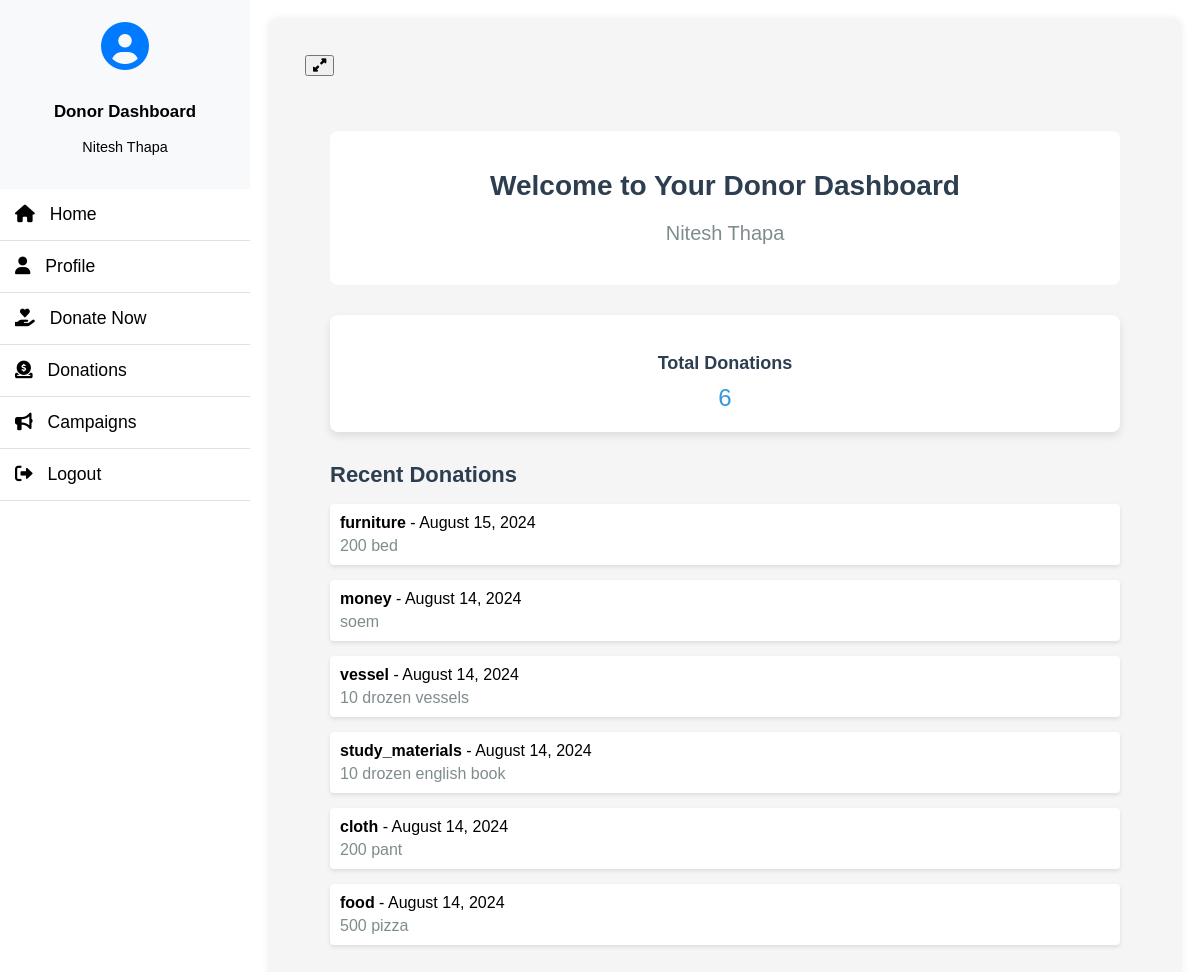
Page /donor/donor_home (signed in) on the committed database.
### donor_management/models.py (models this page shows, shortened)
class Donation(models.Model):
    STATUS_CHOICES = [
        ('success', 'Success'),
        ('pending', 'Pending'),
        ('failed', 'Failed')
    ]
    donor = models.ForeignKey(Donor, on_delete=models.CASCADE)
    donation_name = models.CharField(max_length=300, null=True)
    donation_pic = models.FileField(null=True)
    collection_loc = models.CharField(max_length=300, null=True)
    description = models.CharField(max_length=500, null=True)
    status = models.CharField(max_length=20, choices=STATUS_CHOICES, default='pending')
    admin_remarks = models.CharField(max_length=500, null=True)
    volunteer = models.ForeignKey(Volunteer, on_delete=models.CASCADE, null=True)
    volunteer_remarks = models.CharField(max_length=500, null=True)
    donation_area = models.ForeignKey(DonationArea, on_delete=models.CASCADE, null=True)
    donation_date = models.DateTimeField(auto_now_add=True)
    created_at = models.DateTimeField(auto_now_add=True)
    updated_at = models.DateTimeField(auto_now=True)

### donor_management/views.py (the view)
# urls.py: path('donor_home', views.donor_home, name='donor_home'),
def donor_home(request):
    donor = get_object_or_404(Donor, user=request.user)
    total_donations = Donation.objects.filter(donor=donor).count()
    recent_donations = Donation.objects.filter(donor=donor).order_by('-created_at')[:]
    context = {
        'total_donations': total_donations,
        'recent_donations': recent_donations,
    }
    return render(request, 'donor_management/donor_home.html', context)

### donor_management/templates/donor_management/donor_home.html (shortened to what this page needs)
{% extends "donor_management/donor_base.html" %}
{% block content %}
<div class="donor-dashboard-container">
    <div class="welcome-message">
        <h1>Welcome to Your Donor Dashboard</h1>
        <p class="donor-name">{{ user.first_name }} {{ user.last_name }}</p>
    </div>
    <div class="dashboard-summary">
        <div class="summary-card">
            <h3>Total Donations</h3>
            <p>{{ total_donations }}</p>
        </div>
    </div>
    <div class="recent-donations">
        <h2>Recent Donations</h2>
        <ul>
            {% for donation in recent_donations %}
            <li>
                <strong>{{ donation.donation_name }}</strong> - {{ donation.donation_date|date:"F d, Y" }}
                <p>{{ donation.description }}</p>
            </li>
            {% empty %}
            <li>No recent donations.</li>
            {% endfor %}
        </ul>
    </div>
</div>
{% endblock %}

### donor_management/templates/donor_management/donor_base.html (shortened to what this page needs)
<!DOCTYPE html>
<html lang="en">
<head>
    <link rel="stylesheet" href="https://cdnjs.cloudflare.com/ajax/libs/font-awesome/6.0.0-beta3/css/all.min.css">
</head>
<body>
    <div class="wrapper">
        <nav id="sidebar">
            <div class="sidebar-header">
                <div class="user-icon">
                    <i class="fas fa-user-circle"></i>
                </div>
                <div class="user-info">
                    <h3>Donor Dashboard</h3>
                    <p>{{ request.user.first_name }} {{ request.user.last_name }}</p>
                </div>
            </div>
            <ul class="list-unstyled components">
                <li><a href="{% url 'donor_home' %}"><i class="fas fa-home"></i> Home</a></li>
                <li><a href="{% url 'profile_donor' %}"><i class="fas fa-user"></i> Profile</a></li>
                <li><a href="{% url 'donate_now' %}"><i class="fas fa-hand-holding-heart"></i> Donate Now</a></li>
                <li><a href="{% url 'initiate_payment' %}"><i class="fas fa-donate"></i> Donations</a></li>
                <li><a href=""><i class="fas fa-bullhorn"></i> Campaigns</a></li>
                <li><a href="{% url 'logout' %}"><i class="fas fa-sign-out-alt"></i> Logout</a></li>
            </ul>
        </nav>
        <div id="content">
            <main>
                <nav class="navbar navbar-expand-lg navbar-light bg-light">
                    <div class="container-fluid">
                        <button type="button" id="sidebarCollapse" class="btn btn-info" style="color: black;">
                            <i class="fa-solid fa-up-right-and-down-left-from-center"></i>
                        </button>
                    </div>
                </nav>
                {% block content %}{% endblock %}
            </main>
        </div>
    </div>
<link rel="stylesheet" href="https://cdn.datatables.net/2.1.3/css/dataTables.dataTables.css">
<link rel="stylesheet" href="https://cdn.datatables.net/buttons/3.1.1/css/buttons.dataTables.css">
</body>
</html>

### donor_management/templates/donor_management/donor_home.html (style rules this page uses)
.donor-dashboard-container { margin: 20px; padding: 20px; border-radius: 8px; background-color: transparent; }
.welcome-message { margin-bottom: 30px; text-align: center; padding: 20px; border-radius: 8px; background-color: #ffffff; }
.welcome-message h1 { font-size: 28px; color: #2c3e50; margin-bottom: 10px; }
.donor-name { font-size: 20px; color: #7f8c8d; }
.dashboard-summary { margin-bottom: 30px; }
.summary-card { background-color: #ffffff; border-radius: 8px; box-shadow: 0 4px 8px rgba(0, 0, 0, 0.1); padding: 20px; text-align: center; }
.summary-card h3 { font-size: 18px; color: #2c3e50; margin-bottom: 10px; }
.summary-card p { font-size: 24px; color: #3498db; margin: 0; }
.recent-donations { margin-bottom: 30px; }
.recent-donations h2 { font-size: 22px; color: #2c3e50; margin-bottom: 15px; }
.recent-donations ul { list-style: none; padding: 0; }
.recent-donations li { margin-bottom: 15px; padding: 10px; background-color: #ffffff; border-radius: 4px; box-shadow: 0 2px 4px rgba(0, 0, 0, 0.1); }
.recent-donations li p { margin: 5px 0 0; color: #7f8c8d; }

### donor_management/templates/donor_management/donor_base.html (style rules this page uses)
body { font-family: 'Arial', sans-serif; background-color: #f8f9fa; margin: 0; padding: 0; overflow-x: hidden; }
.wrapper { display: flex; width: 100%; transition: margin-left 0.3s; }
#sidebar { min-width: 250px; max-width: 250px; background: #ffffff; color: #000000; transition: all 0.3s; position: fixed; height: 100%; overflow: auto; z-index: 1000; }
#sidebar .sidebar-header { padding: 20px; background: #f8f9fa; display: flex; align-items: center; justify-content: center; flex-direction: column; text-align: center; }
#sidebar .sidebar-header .user-icon { font-size: 3em; margin-bottom: 10px; color: #007bff; }
#sidebar .sidebar-header .user-info { color: #000; font-size: 0.9em; }
#sidebar ul.components { padding: 0; list-style: none; margin: 0; }
#sidebar ul li { border-bottom: 1px solid #e0e0e0; }
#sidebar ul li a { padding: 15px; display: block; color: #000; text-decoration: none; font-size: 1.1em; transition: background 0.3s; }
#sidebar ul li a i { margin-right: 10px; }
#content { width: 100%; padding: 20px; min-height: 100vh; margin-left: 250px; background-color: white; transition: margin-left 0.3s, width 0.3s; }
.navbar { padding: 15px; background: transparent; }
main { padding: 20px; background: whitesmoke; border-radius: 5px; box-shadow: 0 0 10px rgba(0, 0, 0, 0.1); min-height: calc(100vh - 56px); }

### rows in the picture
Donation: donation_name "furniture", donation_date "August 15, 2024", description "200 bed"
Donation: donation_name "money", donation_date "August 14, 2024", description "soem"
Donation: donation_name "vessel", donation_date "August 14, 2024", description "10 drozen vessels"
Donation: donation_name "study_materials", donation_date "August 14, 2024", description "10 drozen english book"
Donation: donation_name "cloth", donation_date "August 14, 2024", description "200 pant"
Donation: donation_name "food", donation_date "August 14, 2024", description "500 pizza"

### other values in the picture
{{ request.user.first_name }} "Nitesh"
{{ request.user.last_name }} "Thapa"
{{ user.first_name }} "Nitesh"
{{ user.last_name }} "Thapa"
{{ total_donations }} "6"
